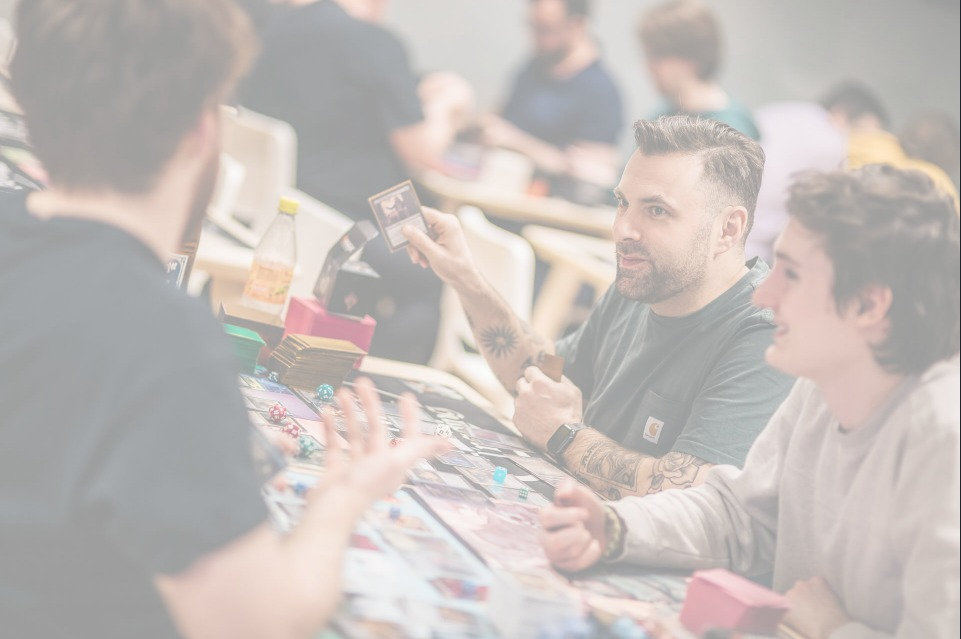
#> input picture background.png, 961 x 639 px
$ python -i deck_piles.py   (imports and definitions only)
#> lines starting #> are read from the running program, lines starting #| are printed output that depends on the picture
from __future__ import annotations

import argparse
import io
import json
import logging
import os
import re
import shutil
import subprocess
import sys
import time
from pathlib import Path

import requests
from PIL import Image, ImageDraw, ImageFilter, ImageFont, ImageOps

CARD_W = 135
CARD_H = 188
CANVAS_W = 1080
CANVAS_H = 1440
CACHE_DIR = Path(".card_cache")
TOP_MARGIN = 120
BOTTOM_MARGIN = 45
CARD_VERTICAL_GAP = 10
CARD_HORIZONTAL_GAP = 5
SECTION_GAP = 18
RIGHT_MARGIN = 30


def load_font(size: int, bold: bool = False) -> ImageFont.ImageFont:
#> called with size = 22, bold = True
    configured_path = os.environ.get("MTG_FONT_PATH")
    if configured_path and Path(configured_path).exists():
        return ImageFont.truetype(configured_path, size)
    if os.name == "nt":
        windows_font_dir = Path(os.environ.get("WINDIR", "C:/Windows")) / "Fonts"
        windows_font = windows_font_dir / ("arialbd.ttf" if bold else "arial.ttf")
        if windows_font.exists():
            return ImageFont.truetype(windows_font, size)
    fc_match = shutil.which("fc-match")
    if fc_match:
        families = ("Arial:style=Bold", "Arial", "sans-serif:style=Bold", "sans-serif") if bold else ("Arial", "sans-serif")
        for family in families:
            result = subprocess.run(
                [fc_match, "-f", "%{file}", family],
                capture_output=True,
                text=True,
                check=False,
            )
            font_path = Path(result.stdout.strip())
            if result.returncode == 0 and font_path.exists():
                return ImageFont.truetype(font_path, size)
    return ImageFont.load_default(size=size)


BADGE_FONT = load_font(22, bold=True)
HEADER_FONT = load_font(26, bold=True)
SECTION_FONT = load_font(18, bold=True)
TYPE_FONT = load_font(15, bold=True)
CATEGORY_NAMES = ("Creatures", "Sorceries", "Instants", "Artifacts", "Other", "Lands")
SYMBOL_DIR = Path(__file__).parent / "mana_symbols"
CARD_TYPE_SYMBOL_DIR = Path(__file__).parent / "card_type_symbols"
SCRYFALL_RETRIES = 3
MTG_COLORS = {
    "W": (245, 245, 220),
    "U": (55, 145, 225),
    "B": (95, 80, 105),
    "R": (225, 70, 45),
    "G": (70, 170, 80),
}
LOGGER = logging.getLogger("deck_piles")


# [63 lines left out: functions parse_decklist, parse_decklist_settings, not called in this run]


def safe_filename(name: str) -> str:
    return re.sub(r"[^a-z0-9]+", "_", name.lower()).strip("_") + ".jpg"


# [214 lines left out: functions output_filename, fetch_card, fetch_card_art, card_category, card_type_symbol, header_color and 2 more, not called in this run]


def make_background(path: Path | None) -> Image.Image:
#> called with path = 'background.png'
    if path:
        return ImageOps.fit(Image.open(path).convert("RGB"), (CANVAS_W, CANVAS_H))
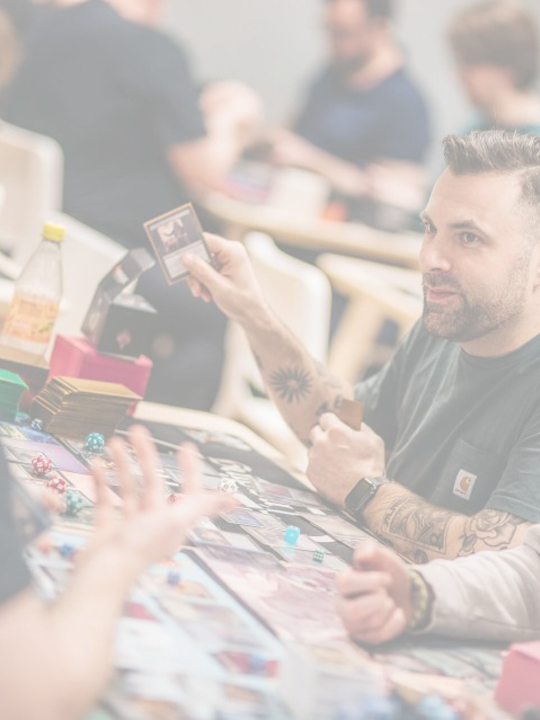
#> returned value: PIL image 1080x1440 RGB (shown at 1/2 size); mean R, G, B 207.5, 198.2, 194.1

    image = Image.new("RGB", (CANVAS_W, CANVAS_H))
    pixels = image.load()
    for y in range(CANVAS_H):
        shade = int(42 + 18 * (y / CANVAS_H))
        for x in range(CANVAS_W):
            grain = (x * 13 + y * 7) % 7
            pixels[x, y] = (shade + grain, shade - 8 + grain, shade - 18 + grain)
    image = image.filter(ImageFilter.GaussianBlur(1.2))
    draw = ImageDraw.Draw(image, "RGBA")
    for x in range(-CANVAS_H, CANVAS_W, 80):
        draw.line((x, 0, x + CANVAS_H, CANVAS_H), fill=(210, 170, 90, 18), width=2)
    return image


# [97 lines left out: functions render_group, draw_type_counts, not called in this run]


def panel_right(left: int, deck: list[tuple[int, str]], columns: int) -> int:
    column_count = max(1, min(columns, len(deck)))
    return left + (column_count - 1) * (CARD_W + CARD_HORIZONTAL_GAP) + CARD_W


# [74 lines left out: functions render, main, not called in this run]


# [2 lines not run here, left out]

>>> result = make_background('background.png')
